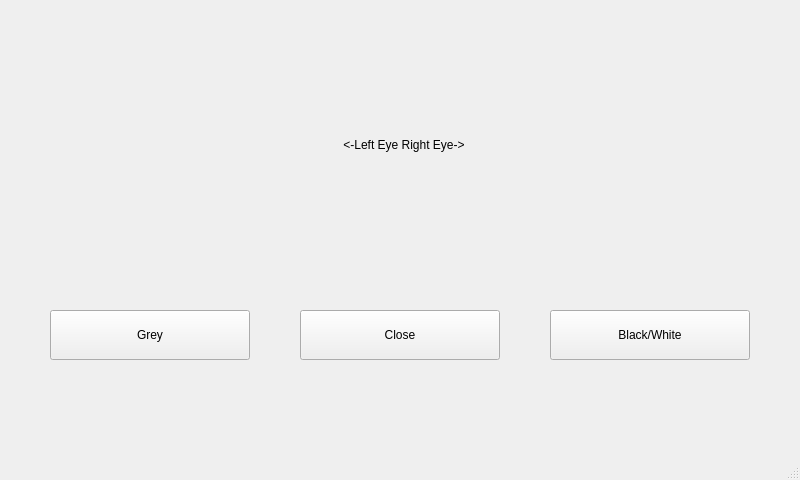
<?xml version="1.0" encoding="UTF-8"?>
<ui version="4.0">
 <class>MainWindow</class>
 <widget class="QMainWindow" name="MainWindow">
  <property name="geometry">
   <rect>
    <x>0</x>
    <y>0</y>
    <width>800</width>
    <height>480</height>
   </rect>
  </property>
  <property name="windowTitle">
   <string>MainWindow</string>
  </property>
  <widget class="QWidget" name="centralwidget">
   <widget class="QWidget" name="horizontalLayoutWidget">
    <property name="geometry">
     <rect>
      <x>80</x>
      <y>20</y>
      <width>651</width>
      <height>251</height>
     </rect>
    </property>
    <layout class="QHBoxLayout" name="horizontalLayout">
     <item>
      <widget class="QLabel" name="RightEye">
       <property name="minimumSize">
        <size>
         <width>192</width>
         <height>192</height>
        </size>
       </property>
       <property name="maximumSize">
        <size>
         <width>192</width>
         <height>192</height>
        </size>
       </property>
       <property name="text">
        <string>&lt;html&gt;&lt;head/&gt;&lt;body&gt;&lt;p align=&quot;center&quot;&gt;&lt;br/&gt;&lt;/p&gt;&lt;/body&gt;&lt;/html&gt;</string>
       </property>
      </widget>
     </item>
     <item>
      <widget class="QLabel" name="label">
       <property name="minimumSize">
        <size>
         <width>192</width>
         <height>192</height>
        </size>
       </property>
       <property name="maximumSize">
        <size>
         <width>192</width>
         <height>192</height>
        </size>
       </property>
       <property name="text">
        <string>&lt;html&gt;&lt;head/&gt;&lt;body&gt;&lt;p align=&quot;center&quot;&gt;&amp;lt;-Left Eye	Right Eye-&amp;gt;&lt;/p&gt;&lt;/body&gt;&lt;/html&gt;</string>
       </property>
      </widget>
     </item>
     <item>
      <widget class="QLabel" name="LeftEye">
       <property name="sizePolicy">
        <sizepolicy hsizetype="Preferred" vsizetype="Preferred">
         <horstretch>192</horstretch>
         <verstretch>192</verstretch>
        </sizepolicy>
       </property>
       <property name="maximumSize">
        <size>
         <width>192</width>
         <height>192</height>
        </size>
       </property>
       <property name="text">
        <string>&lt;html&gt;&lt;head/&gt;&lt;body&gt;&lt;p align=&quot;center&quot;&gt;&lt;br/&gt;&lt;/p&gt;&lt;/body&gt;&lt;/html&gt;</string>
       </property>
      </widget>
     </item>
    </layout>
   </widget>
   <widget class="QPushButton" name="pushButton">
    <property name="geometry">
     <rect>
      <x>300</x>
      <y>310</y>
      <width>200</width>
      <height>50</height>
     </rect>
    </property>
    <property name="text">
     <string>Close</string>
    </property>
   </widget>
   <widget class="QPushButton" name="GreyButton">
    <property name="geometry">
     <rect>
      <x>50</x>
      <y>310</y>
      <width>200</width>
      <height>50</height>
     </rect>
    </property>
    <property name="text">
     <string>Grey</string>
    </property>
   </widget>
   <widget class="QPushButton" name="BWButton">
    <property name="geometry">
     <rect>
      <x>550</x>
      <y>310</y>
      <width>200</width>
      <height>50</height>
     </rect>
    </property>
    <property name="text">
     <string>Black/White</string>
    </property>
   </widget>
  </widget>
  <widget class="QMenuBar" name="menubar">
   <property name="geometry">
    <rect>
     <x>0</x>
     <y>0</y>
     <width>800</width>
     <height>22</height>
    </rect>
   </property>
  </widget>
  <widget class="QStatusBar" name="statusbar"/>
 </widget>
 <resources/>
 <connections/>
</ui>
